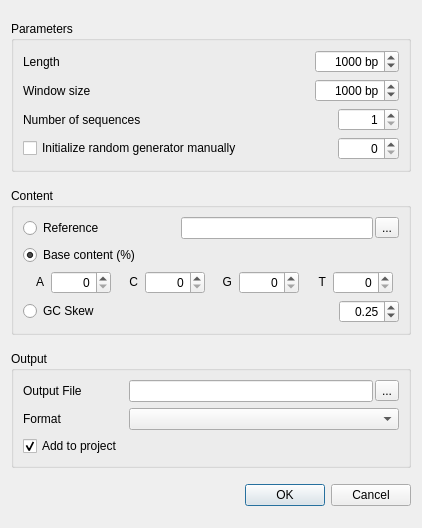
<?xml version="1.0" encoding="UTF-8"?>
<ui version="4.0">
 <class>DNASequenceGeneratorDialog</class>
 <widget class="QDialog" name="DNASequenceGeneratorDialog">
  <property name="geometry">
   <rect>
    <x>0</x>
    <y>0</y>
    <width>422</width>
    <height>528</height>
   </rect>
  </property>
  <property name="windowTitle">
   <string>Generate Sequence</string>
  </property>
  <layout class="QVBoxLayout" name="verticalLayout_2">
   <item>
    <widget class="QGroupBox" name="paramsBox">
     <property name="sizePolicy">
      <sizepolicy hsizetype="Preferred" vsizetype="Fixed">
       <horstretch>0</horstretch>
       <verstretch>0</verstretch>
      </sizepolicy>
     </property>
     <property name="title">
      <string>Parameters</string>
     </property>
     <layout class="QVBoxLayout" name="verticalLayout">
      <item>
       <layout class="QGridLayout" name="gridLayout_3">
        <item row="0" column="0">
         <widget class="QLabel" name="lengthLabel">
          <property name="text">
           <string>Length</string>
          </property>
         </widget>
        </item>
        <item row="0" column="1">
         <widget class="QSpinBox" name="lengthSpin">
          <property name="sizePolicy">
           <sizepolicy hsizetype="Fixed" vsizetype="Fixed">
            <horstretch>0</horstretch>
            <verstretch>0</verstretch>
           </sizepolicy>
          </property>
          <property name="alignment">
           <set>Qt::AlignRight|Qt::AlignTrailing|Qt::AlignVCenter</set>
          </property>
          <property name="suffix">
           <string> bp</string>
          </property>
          <property name="minimum">
           <number>1</number>
          </property>
          <property name="maximum">
           <number>2147483647</number>
          </property>
          <property name="value">
           <number>1000</number>
          </property>
         </widget>
        </item>
        <item row="1" column="0">
         <widget class="QLabel" name="label">
          <property name="text">
           <string>Window size</string>
          </property>
         </widget>
        </item>
        <item row="1" column="1">
         <widget class="QSpinBox" name="windowSpinBox">
          <property name="alignment">
           <set>Qt::AlignRight|Qt::AlignTrailing|Qt::AlignVCenter</set>
          </property>
          <property name="suffix">
           <string> bp</string>
          </property>
          <property name="minimum">
           <number>1</number>
          </property>
          <property name="maximum">
           <number>2147483647</number>
          </property>
          <property name="value">
           <number>1000</number>
          </property>
         </widget>
        </item>
       </layout>
      </item>
      <item>
       <layout class="QGridLayout" name="gridLayout_4">
        <item row="0" column="2">
         <widget class="QSpinBox" name="seqNumSpin">
          <property name="sizePolicy">
           <sizepolicy hsizetype="Minimum" vsizetype="Fixed">
            <horstretch>0</horstretch>
            <verstretch>0</verstretch>
           </sizepolicy>
          </property>
          <property name="alignment">
           <set>Qt::AlignRight|Qt::AlignTrailing|Qt::AlignVCenter</set>
          </property>
          <property name="minimum">
           <number>1</number>
          </property>
          <property name="maximum">
           <number>10000</number>
          </property>
         </widget>
        </item>
        <item row="0" column="1">
         <spacer name="horizontalSpacer_3">
          <property name="orientation">
           <enum>Qt::Horizontal</enum>
          </property>
          <property name="sizeHint" stdset="0">
           <size>
            <width>42</width>
            <height>20</height>
           </size>
          </property>
         </spacer>
        </item>
        <item row="0" column="0">
         <widget class="QLabel" name="seqNumLabel">
          <property name="text">
           <string>Number of sequences</string>
          </property>
         </widget>
        </item>
        <item row="1" column="0">
         <widget class="QCheckBox" name="seedCheckBox">
          <property name="text">
           <string>Initialize random generator manually</string>
          </property>
         </widget>
        </item>
        <item row="1" column="1">
         <spacer name="horizontalSpacer_4">
          <property name="orientation">
           <enum>Qt::Horizontal</enum>
          </property>
          <property name="sizeHint" stdset="0">
           <size>
            <width>42</width>
            <height>20</height>
           </size>
          </property>
         </spacer>
        </item>
        <item row="1" column="2">
         <widget class="QSpinBox" name="seedSpinBox">
          <property name="sizePolicy">
           <sizepolicy hsizetype="Minimum" vsizetype="Fixed">
            <horstretch>0</horstretch>
            <verstretch>0</verstretch>
           </sizepolicy>
          </property>
          <property name="minimumSize">
           <size>
            <width>0</width>
            <height>0</height>
           </size>
          </property>
          <property name="alignment">
           <set>Qt::AlignRight|Qt::AlignTrailing|Qt::AlignVCenter</set>
          </property>
          <property name="maximum">
           <number>1000</number>
          </property>
         </widget>
        </item>
       </layout>
      </item>
     </layout>
    </widget>
   </item>
   <item>
    <widget class="QGroupBox" name="contentValuesBox">
     <property name="sizePolicy">
      <sizepolicy hsizetype="Preferred" vsizetype="Fixed">
       <horstretch>0</horstretch>
       <verstretch>0</verstretch>
      </sizepolicy>
     </property>
     <property name="title">
      <string>Content</string>
     </property>
     <layout class="QGridLayout" name="gridLayout">
      <item row="0" column="0">
       <widget class="QRadioButton" name="referenceButton">
        <property name="text">
         <string>Reference</string>
        </property>
        <property name="checked">
         <bool>false</bool>
        </property>
       </widget>
      </item>
      <item row="0" column="1" colspan="2">
       <layout class="QHBoxLayout" name="horizontalLayout_2">
        <property name="spacing">
         <number>2</number>
        </property>
        <item>
         <widget class="QLineEdit" name="inputEdit"/>
        </item>
        <item>
         <widget class="QToolButton" name="inputButton">
          <property name="text">
           <string>...</string>
          </property>
         </widget>
        </item>
       </layout>
      </item>
      <item row="1" column="0" colspan="2">
       <widget class="QRadioButton" name="baseContentRadioButton">
        <property name="text">
         <string>Base content (%)</string>
        </property>
        <property name="checked">
         <bool>true</bool>
        </property>
       </widget>
      </item>
      <item row="2" column="0" colspan="3">
       <layout class="QHBoxLayout" name="horizontalLayout_3">
        <item>
         <widget class="QLabel" name="percentALabel">
          <property name="sizePolicy">
           <sizepolicy hsizetype="Fixed" vsizetype="Fixed">
            <horstretch>0</horstretch>
            <verstretch>0</verstretch>
           </sizepolicy>
          </property>
          <property name="minimumSize">
           <size>
            <width>20</width>
            <height>0</height>
           </size>
          </property>
          <property name="text">
           <string>A</string>
          </property>
          <property name="alignment">
           <set>Qt::AlignRight|Qt::AlignTrailing|Qt::AlignVCenter</set>
          </property>
         </widget>
        </item>
        <item>
         <widget class="QSpinBox" name="percentASpin">
          <property name="sizePolicy">
           <sizepolicy hsizetype="Expanding" vsizetype="Fixed">
            <horstretch>0</horstretch>
            <verstretch>0</verstretch>
           </sizepolicy>
          </property>
          <property name="maximumSize">
           <size>
            <width>60</width>
            <height>16777215</height>
           </size>
          </property>
          <property name="layoutDirection">
           <enum>Qt::LeftToRight</enum>
          </property>
          <property name="alignment">
           <set>Qt::AlignRight|Qt::AlignTrailing|Qt::AlignVCenter</set>
          </property>
          <property name="suffix">
           <string/>
          </property>
          <property name="maximum">
           <number>100</number>
          </property>
         </widget>
        </item>
        <item>
         <widget class="QLabel" name="percentCLabel">
          <property name="sizePolicy">
           <sizepolicy hsizetype="Fixed" vsizetype="Fixed">
            <horstretch>0</horstretch>
            <verstretch>0</verstretch>
           </sizepolicy>
          </property>
          <property name="minimumSize">
           <size>
            <width>20</width>
            <height>0</height>
           </size>
          </property>
          <property name="text">
           <string>C</string>
          </property>
          <property name="alignment">
           <set>Qt::AlignRight|Qt::AlignTrailing|Qt::AlignVCenter</set>
          </property>
         </widget>
        </item>
        <item>
         <widget class="QSpinBox" name="percentCSpin">
          <property name="sizePolicy">
           <sizepolicy hsizetype="Expanding" vsizetype="Fixed">
            <horstretch>0</horstretch>
            <verstretch>0</verstretch>
           </sizepolicy>
          </property>
          <property name="maximumSize">
           <size>
            <width>60</width>
            <height>16777215</height>
           </size>
          </property>
          <property name="alignment">
           <set>Qt::AlignRight|Qt::AlignTrailing|Qt::AlignVCenter</set>
          </property>
          <property name="suffix">
           <string/>
          </property>
          <property name="maximum">
           <number>100</number>
          </property>
         </widget>
        </item>
        <item>
         <widget class="QLabel" name="percentGLabel">
          <property name="sizePolicy">
           <sizepolicy hsizetype="Fixed" vsizetype="Fixed">
            <horstretch>0</horstretch>
            <verstretch>0</verstretch>
           </sizepolicy>
          </property>
          <property name="minimumSize">
           <size>
            <width>20</width>
            <height>0</height>
           </size>
          </property>
          <property name="text">
           <string>G</string>
          </property>
          <property name="alignment">
           <set>Qt::AlignRight|Qt::AlignTrailing|Qt::AlignVCenter</set>
          </property>
         </widget>
        </item>
        <item>
         <widget class="QSpinBox" name="percentGSpin">
          <property name="sizePolicy">
           <sizepolicy hsizetype="Expanding" vsizetype="Fixed">
            <horstretch>0</horstretch>
            <verstretch>0</verstretch>
           </sizepolicy>
          </property>
          <property name="maximumSize">
           <size>
            <width>60</width>
            <height>16777215</height>
           </size>
          </property>
          <property name="alignment">
           <set>Qt::AlignRight|Qt::AlignTrailing|Qt::AlignVCenter</set>
          </property>
          <property name="suffix">
           <string/>
          </property>
          <property name="maximum">
           <number>100</number>
          </property>
         </widget>
        </item>
        <item>
         <widget class="QLabel" name="percentTLabel">
          <property name="sizePolicy">
           <sizepolicy hsizetype="Fixed" vsizetype="Fixed">
            <horstretch>0</horstretch>
            <verstretch>0</verstretch>
           </sizepolicy>
          </property>
          <property name="minimumSize">
           <size>
            <width>20</width>
            <height>0</height>
           </size>
          </property>
          <property name="text">
           <string>T</string>
          </property>
          <property name="alignment">
           <set>Qt::AlignRight|Qt::AlignTrailing|Qt::AlignVCenter</set>
          </property>
         </widget>
        </item>
        <item>
         <widget class="QSpinBox" name="percentTSpin">
          <property name="sizePolicy">
           <sizepolicy hsizetype="Expanding" vsizetype="Fixed">
            <horstretch>0</horstretch>
            <verstretch>0</verstretch>
           </sizepolicy>
          </property>
          <property name="maximumSize">
           <size>
            <width>60</width>
            <height>16777215</height>
           </size>
          </property>
          <property name="alignment">
           <set>Qt::AlignRight|Qt::AlignTrailing|Qt::AlignVCenter</set>
          </property>
          <property name="suffix">
           <string/>
          </property>
          <property name="maximum">
           <number>100</number>
          </property>
         </widget>
        </item>
       </layout>
      </item>
      <item row="3" column="0">
       <widget class="QRadioButton" name="gcSkewRadioButton">
        <property name="text">
         <string>GC Skew</string>
        </property>
       </widget>
      </item>
      <item row="3" column="2">
       <widget class="QDoubleSpinBox" name="percentGCSpin">
        <property name="maximumSize">
         <size>
          <width>60</width>
          <height>16777215</height>
         </size>
        </property>
        <property name="alignment">
         <set>Qt::AlignRight|Qt::AlignTrailing|Qt::AlignVCenter</set>
        </property>
        <property name="minimum">
         <double>-1.000000000000000</double>
        </property>
        <property name="maximum">
         <double>1.000000000000000</double>
        </property>
        <property name="singleStep">
         <double>0.010000000000000</double>
        </property>
        <property name="value">
         <double>0.250000000000000</double>
        </property>
       </widget>
      </item>
     </layout>
     <zorder>referenceButton</zorder>
     <zorder>percentGCSpin</zorder>
     <zorder>baseContentRadioButton</zorder>
     <zorder>gcSkewRadioButton</zorder>
    </widget>
   </item>
   <item>
    <widget class="QGroupBox" name="outputBox">
     <property name="sizePolicy">
      <sizepolicy hsizetype="Preferred" vsizetype="Fixed">
       <horstretch>0</horstretch>
       <verstretch>0</verstretch>
      </sizepolicy>
     </property>
     <property name="title">
      <string>Output</string>
     </property>
     <layout class="QGridLayout" name="gridLayout_2">
      <item row="0" column="0">
       <widget class="QLabel" name="outputLabel">
        <property name="text">
         <string>Output File</string>
        </property>
       </widget>
      </item>
      <item row="0" column="1">
       <layout class="QHBoxLayout" name="horizontalLayout">
        <property name="spacing">
         <number>2</number>
        </property>
        <item>
         <widget class="QLineEdit" name="outputEdit"/>
        </item>
        <item>
         <widget class="QToolButton" name="outputButton">
          <property name="text">
           <string>...</string>
          </property>
         </widget>
        </item>
       </layout>
      </item>
      <item row="1" column="0">
       <widget class="QLabel" name="formatLabel">
        <property name="text">
         <string>Format</string>
        </property>
       </widget>
      </item>
      <item row="1" column="1">
       <widget class="QComboBox" name="formatCombo">
        <property name="sizePolicy">
         <sizepolicy hsizetype="Expanding" vsizetype="Fixed">
          <horstretch>0</horstretch>
          <verstretch>0</verstretch>
         </sizepolicy>
        </property>
       </widget>
      </item>
      <item row="2" column="0">
       <widget class="QCheckBox" name="addToProjCBox">
        <property name="sizePolicy">
         <sizepolicy hsizetype="Fixed" vsizetype="Fixed">
          <horstretch>0</horstretch>
          <verstretch>0</verstretch>
         </sizepolicy>
        </property>
        <property name="layoutDirection">
         <enum>Qt::LeftToRight</enum>
        </property>
        <property name="text">
         <string>Add to project</string>
        </property>
        <property name="checked">
         <bool>true</bool>
        </property>
       </widget>
      </item>
     </layout>
    </widget>
   </item>
   <item>
    <widget class="QDialogButtonBox" name="buttonBox">
     <property name="standardButtons">
      <set>QDialogButtonBox::Cancel|QDialogButtonBox::Ok</set>
     </property>
    </widget>
   </item>
  </layout>
 </widget>
 <resources/>
 <connections/>
</ui>
